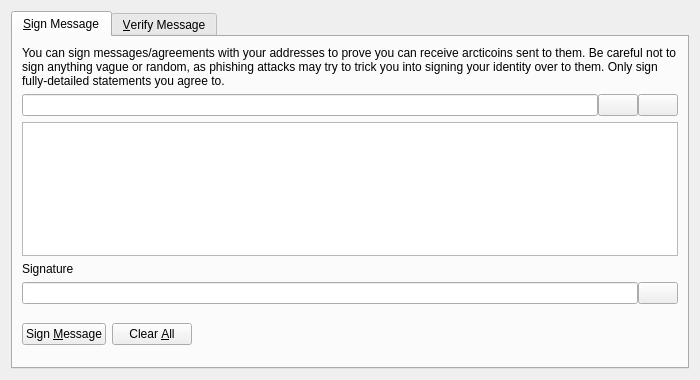
<?xml version="1.0" encoding="UTF-8"?>
<ui version="4.0">
 <class>SignVerifyMessageDialog</class>
 <widget class="QDialog" name="SignVerifyMessageDialog">
  <property name="geometry">
   <rect>
    <x>0</x>
    <y>0</y>
    <width>700</width>
    <height>380</height>
   </rect>
  </property>
  <property name="windowTitle">
   <string>Signatures - Sign / Verify a Message</string>
  </property>
  <property name="modal">
   <bool>true</bool>
  </property>
  <layout class="QVBoxLayout" name="verticalLayout">
   <item>
    <widget class="QTabWidget" name="tabWidget">
     <property name="currentIndex">
      <number>0</number>
     </property>
     <widget class="QWidget" name="tabSignMessage">
      <attribute name="title">
       <string>&amp;Sign Message</string>
      </attribute>
      <layout class="QVBoxLayout" name="verticalLayout_SM">
       <item>
        <widget class="QLabel" name="infoLabel_SM">
         <property name="text">
          <string>You can sign messages/agreements with your addresses to prove you can receive arcticoins sent to them. Be careful not to sign anything vague or random, as phishing attacks may try to trick you into signing your identity over to them. Only sign fully-detailed statements you agree to.</string>
         </property>
         <property name="textFormat">
          <enum>Qt::PlainText</enum>
         </property>
         <property name="wordWrap">
          <bool>true</bool>
         </property>
        </widget>
       </item>
       <item>
        <layout class="QHBoxLayout" name="horizontalLayout_1_SM">
         <property name="spacing">
          <number>0</number>
         </property>
         <item>
          <widget class="QValidatedLineEdit" name="addressIn_SM">
           <property name="toolTip">
            <string>The arcticoin address to sign the message with</string>
           </property>
          </widget>
         </item>
         <item>
          <widget class="QPushButton" name="addressBookButton_SM">
           <property name="toolTip">
            <string>Choose previously used address</string>
           </property>
           <property name="text">
            <string/>
           </property>
           <property name="icon">
            <iconset resource="../bitcoin.qrc">
             <normaloff>:/icons/address-book</normaloff>:/icons/address-book</iconset>
           </property>
           <property name="shortcut">
            <string>Alt+A</string>
           </property>
           <property name="autoDefault">
            <bool>false</bool>
           </property>
          </widget>
         </item>
         <item>
          <widget class="QPushButton" name="pasteButton_SM">
           <property name="toolTip">
            <string>Paste address from clipboard</string>
           </property>
           <property name="text">
            <string/>
           </property>
           <property name="icon">
            <iconset resource="../bitcoin.qrc">
             <normaloff>:/icons/editpaste</normaloff>:/icons/editpaste</iconset>
           </property>
           <property name="shortcut">
            <string>Alt+P</string>
           </property>
           <property name="autoDefault">
            <bool>false</bool>
           </property>
          </widget>
         </item>
        </layout>
       </item>
       <item>
        <widget class="QPlainTextEdit" name="messageIn_SM">
         <property name="toolTip">
          <string>Enter the message you want to sign here</string>
         </property>
        </widget>
       </item>
       <item>
        <widget class="QLabel" name="signatureLabel_SM">
         <property name="text">
          <string>Signature</string>
         </property>
         <property name="textFormat">
          <enum>Qt::PlainText</enum>
         </property>
        </widget>
       </item>
       <item>
        <layout class="QHBoxLayout" name="horizontalLayout_2_SM">
         <property name="spacing">
          <number>0</number>
         </property>
         <item>
          <widget class="QLineEdit" name="signatureOut_SM">
           <property name="font">
            <font>
             <italic>true</italic>
            </font>
           </property>
           <property name="readOnly">
            <bool>true</bool>
           </property>
          </widget>
         </item>
         <item>
          <widget class="QPushButton" name="copySignatureButton_SM">
           <property name="toolTip">
            <string>Copy the current signature to the system clipboard</string>
           </property>
           <property name="text">
            <string/>
           </property>
           <property name="icon">
            <iconset resource="../bitcoin.qrc">
             <normaloff>:/icons/editcopy</normaloff>:/icons/editcopy</iconset>
           </property>
           <property name="autoDefault">
            <bool>false</bool>
           </property>
          </widget>
         </item>
        </layout>
       </item>
       <item>
        <layout class="QHBoxLayout" name="horizontalLayout_3_SM">
         <item>
          <widget class="QPushButton" name="signMessageButton_SM">
           <property name="toolTip">
            <string>Sign the message to prove you own this arcticoin address</string>
           </property>
           <property name="text">
            <string>Sign &amp;Message</string>
           </property>
           <property name="icon">
            <iconset resource="../bitcoin.qrc">
             <normaloff>:/icons/edit</normaloff>:/icons/edit</iconset>
           </property>
           <property name="autoDefault">
            <bool>false</bool>
           </property>
          </widget>
         </item>
         <item>
          <widget class="QPushButton" name="clearButton_SM">
           <property name="toolTip">
            <string>Reset all sign message fields</string>
           </property>
           <property name="text">
            <string>Clear &amp;All</string>
           </property>
           <property name="icon">
            <iconset resource="../bitcoin.qrc">
             <normaloff>:/icons/remove</normaloff>:/icons/remove</iconset>
           </property>
           <property name="autoDefault">
            <bool>false</bool>
           </property>
          </widget>
         </item>
         <item>
          <spacer name="horizontalSpacer_1_SM">
           <property name="orientation">
            <enum>Qt::Horizontal</enum>
           </property>
           <property name="sizeHint" stdset="0">
            <size>
             <width>40</width>
             <height>48</height>
            </size>
           </property>
          </spacer>
         </item>
         <item>
          <widget class="QLabel" name="statusLabel_SM">
           <property name="font">
            <font>
             <weight>75</weight>
             <bold>true</bold>
            </font>
           </property>
           <property name="text">
            <string/>
           </property>
           <property name="wordWrap">
            <bool>true</bool>
           </property>
          </widget>
         </item>
         <item>
          <spacer name="horizontalSpacer_2_SM">
           <property name="orientation">
            <enum>Qt::Horizontal</enum>
           </property>
           <property name="sizeHint" stdset="0">
            <size>
             <width>40</width>
             <height>48</height>
            </size>
           </property>
          </spacer>
         </item>
        </layout>
       </item>
      </layout>
     </widget>
     <widget class="QWidget" name="tabVerifyMessage">
      <attribute name="title">
       <string>&amp;Verify Message</string>
      </attribute>
      <layout class="QVBoxLayout" name="verticalLayout_VM">
       <item>
        <widget class="QLabel" name="infoLabel_VM">
         <property name="text">
          <string>Enter the receiver's address, message (ensure you copy line breaks, spaces, tabs, etc. exactly) and signature below to verify the message. Be careful not to read more into the signature than what is in the signed message itself, to avoid being tricked by a man-in-the-middle attack. Note that this only proves the signing party receives with the address, it cannot prove sendership of any transaction!</string>
         </property>
         <property name="textFormat">
          <enum>Qt::PlainText</enum>
         </property>
         <property name="alignment">
          <set>Qt::AlignLeading|Qt::AlignLeft|Qt::AlignTop</set>
         </property>
         <property name="wordWrap">
          <bool>true</bool>
         </property>
        </widget>
       </item>
       <item>
        <layout class="QHBoxLayout" name="horizontalLayout_1_VM">
         <property name="spacing">
          <number>0</number>
         </property>
         <item>
          <widget class="QValidatedLineEdit" name="addressIn_VM">
           <property name="toolTip">
            <string>The arcticoin address the message was signed with</string>
           </property>
          </widget>
         </item>
         <item>
          <widget class="QPushButton" name="addressBookButton_VM">
           <property name="toolTip">
            <string>Choose previously used address</string>
           </property>
           <property name="text">
            <string/>
           </property>
           <property name="icon">
            <iconset resource="../bitcoin.qrc">
             <normaloff>:/icons/address-book</normaloff>:/icons/address-book</iconset>
           </property>
           <property name="shortcut">
            <string>Alt+A</string>
           </property>
           <property name="autoDefault">
            <bool>false</bool>
           </property>
          </widget>
         </item>
        </layout>
       </item>
       <item>
        <widget class="QPlainTextEdit" name="messageIn_VM"/>
       </item>
       <item>
        <widget class="QValidatedLineEdit" name="signatureIn_VM"/>
       </item>
       <item>
        <layout class="QHBoxLayout" name="horizontalLayout_2_VM">
         <item>
          <widget class="QPushButton" name="verifyMessageButton_VM">
           <property name="toolTip">
            <string>Verify the message to ensure it was signed with the specified arcticoin address</string>
           </property>
           <property name="text">
            <string>Verify &amp;Message</string>
           </property>
           <property name="icon">
            <iconset resource="../bitcoin.qrc">
             <normaloff>:/icons/transaction_0</normaloff>:/icons/transaction_0</iconset>
           </property>
           <property name="autoDefault">
            <bool>false</bool>
           </property>
          </widget>
         </item>
         <item>
          <widget class="QPushButton" name="clearButton_VM">
           <property name="toolTip">
            <string>Reset all verify message fields</string>
           </property>
           <property name="text">
            <string>Clear &amp;All</string>
           </property>
           <property name="icon">
            <iconset resource="../bitcoin.qrc">
             <normaloff>:/icons/remove</normaloff>:/icons/remove</iconset>
           </property>
           <property name="autoDefault">
            <bool>false</bool>
           </property>
          </widget>
         </item>
         <item>
          <spacer name="horizontalSpacer_1_VM">
           <property name="orientation">
            <enum>Qt::Horizontal</enum>
           </property>
           <property name="sizeHint" stdset="0">
            <size>
             <width>40</width>
             <height>48</height>
            </size>
           </property>
          </spacer>
         </item>
         <item>
          <widget class="QLabel" name="statusLabel_VM">
           <property name="font">
            <font>
             <weight>75</weight>
             <bold>true</bold>
            </font>
           </property>
           <property name="text">
            <string/>
           </property>
           <property name="wordWrap">
            <bool>true</bool>
           </property>
          </widget>
         </item>
         <item>
          <spacer name="horizontalSpacer_2_VM">
           <property name="orientation">
            <enum>Qt::Horizontal</enum>
           </property>
           <property name="sizeHint" stdset="0">
            <size>
             <width>40</width>
             <height>48</height>
            </size>
           </property>
          </spacer>
         </item>
        </layout>
       </item>
      </layout>
     </widget>
    </widget>
   </item>
  </layout>
 </widget>
 <customwidgets>
  <customwidget>
   <class>QValidatedLineEdit</class>
   <extends>QLineEdit</extends>
   <header>qt/qvalidatedlineedit.h</header>
  </customwidget>
 </customwidgets>
 <resources>
  <include location="../bitcoin.qrc"/>
 </resources>
 <connections/>
</ui>
